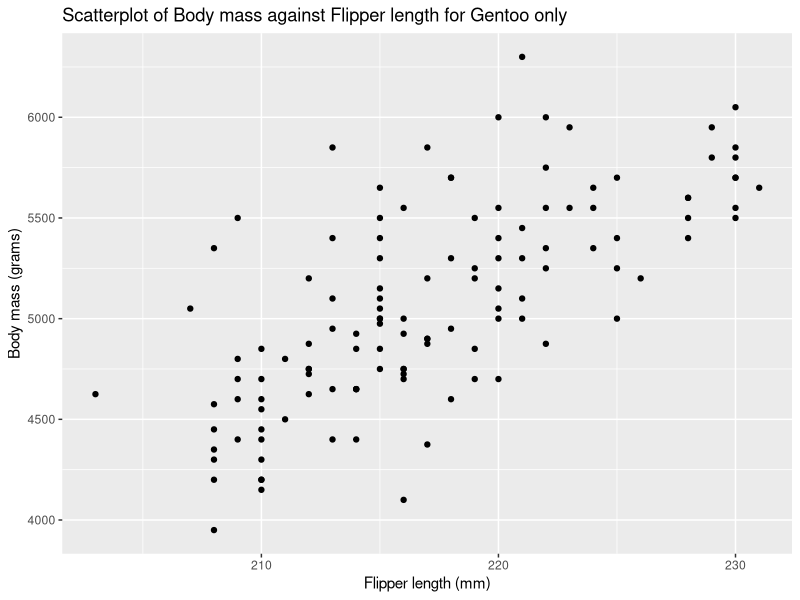

This figure's R source:
## ---- chunk 1
library(tidyverse)
library(palmerpenguins)
data(package = 'palmerpenguins')
head(penguins)
## ---- chunk 2
ggplot(penguins[which(penguins$species=='Gentoo'), ], aes(x=flipper_length_mm, y=body_mass_g))+
  geom_point()+
  labs(x="Flipper length (mm)", y="Body mass (grams)",
       title="Scatterplot of Body mass against Flipper length for Gentoo only")
## ---- chunk 3
Gentoo <- na.omit(penguins[which(penguins$species=='Gentoo'),
                   c("flipper_length_mm", "body_mass_g")])

result <- lm(body_mass_g ~ flipper_length_mm, data=Gentoo)
summary(result)
## ---- chunk 4
confint(result, level = 0.95)
## ---- chunk 5
-6787.281 + 54 * (200)
## ---- chunk 6
new_data <- data.frame(flipper_length_mm=200)
predict(result, new_data, level=0.95, interval="confidence")
## ---- chunk 7
new_data <- data.frame(flipper_length_mm=200)
predict(result, new_data, level=0.95, interval="prediction")
## ---- chunk 8
pt((50-54.623) / 5.028, 121)
## ---- chunk 9
confint(result, level = 0.95)
